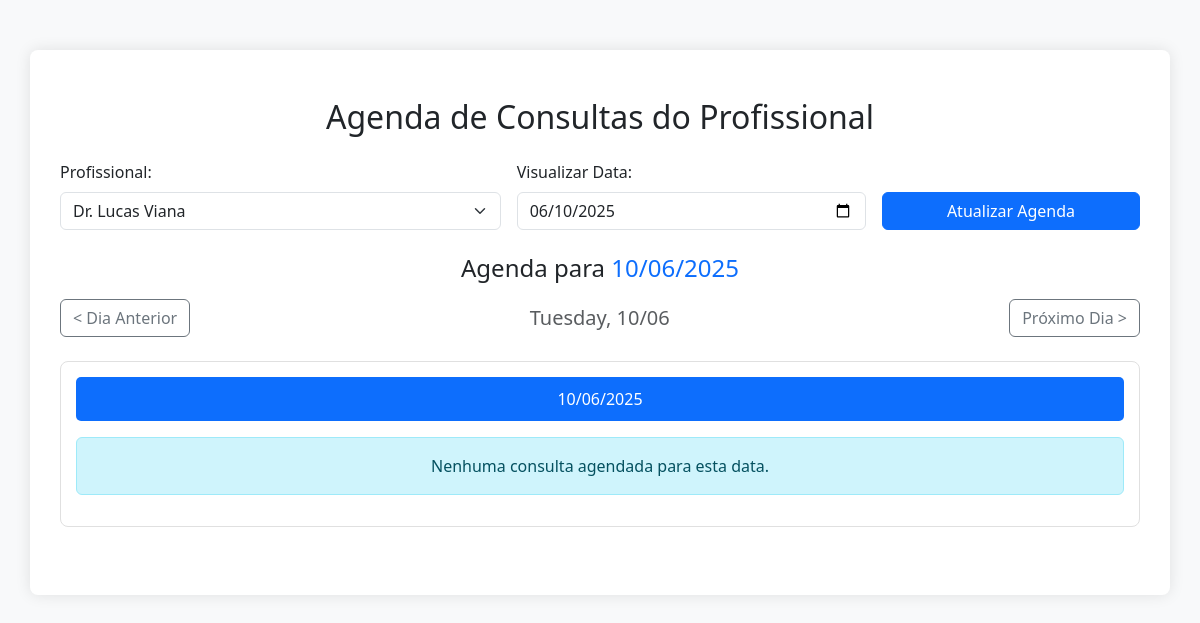
The app's page /agenda_adimin.php?profissional_id=4&data=2025-06-10, older data.
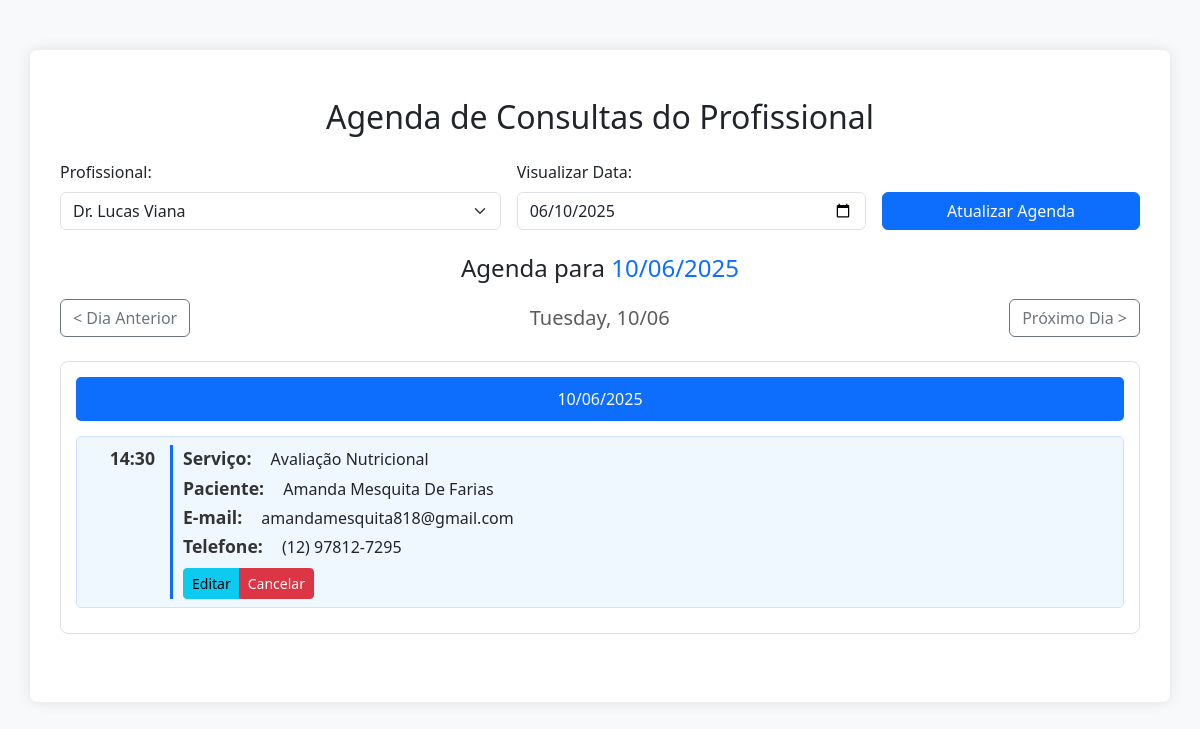
The same page, newer data.
### tables this page shows
CREATE TABLE `agendamentos` (
  `id` int(11) NOT NULL,
  `profissional_id` int(11) DEFAULT NULL,
  `servico_id` int(11) DEFAULT NULL,
  `cliente_id` int(11) DEFAULT NULL,
  `data` date NOT NULL,
  `hora` time NOT NULL,
  `status` varchar(50) DEFAULT 'confirmado',
  `nome_cliente` varchar(100) DEFAULT NULL,
  `email_cliente` varchar(100) DEFAULT NULL,
  `telefone_cliente` varchar(20) DEFAULT NULL
);

CREATE TABLE `servicos` (
  `id` int(11) NOT NULL,
  `servico` varchar(100) NOT NULL,
  `duracao` int(11) NOT NULL,
  `valor` decimal(10,2) DEFAULT NULL
);

CREATE TABLE `clientes` (
  `id` int(11) NOT NULL,
  `nome` varchar(100) NOT NULL,
  `email` varchar(100) NOT NULL,
  `telefone` varchar(20) DEFAULT NULL,
  `senha` varchar(255) NOT NULL,
  `google_id` varchar(255) DEFAULT NULL,
  `foto` varchar(512) DEFAULT NULL,
  `data_cadastro` timestamp NOT NULL DEFAULT current_timestamp()
);

### agenda_adimin.php (the view, shortened to what this page needs)
<?php
include_once("conexao.php");
if (isset($conexao) && $conexao instanceof mysqli) {
    $conexao->set_charset("utf8");
} else {
    die("Erro: A variável de conexão não está definida ou não é um objeto mysqli válido.");
}
$profissional_id = isset($_GET['profissional_id']) ? intval($_GET['profissional_id']) : null;
$data_selecionada = isset($_GET['data']) ? $_GET['data'] : date('Y-m-d');
?>
<!DOCTYPE html>
<html lang="pt-br">
<head>
    <link href="https://cdn.jsdelivr.net/npm/bootstrap@5.3.3/dist/css/bootstrap.min.css" rel="stylesheet">
</head>
<body class="bg-light">
<div class="container py-5">
    <h2 class="mb-4 text-center">Agenda de Consultas do Profissional</h2>
    <form method="GET" class="mb-4">
        <div class="row g-3 align-items-end">
            <div class="col-md-5">
                <label for="profissional" class="form-label">Profissional:</label>
                <select name="profissional_id" id="profissional" class="form-select" onchange="this.form.submit()" required>
                    <?php
                    $profissionais = $conexao->query("SELECT id, nome FROM profissionais ORDER BY nome");
                    if ($profissionais) {
                        while ($prof = $profissionais->fetch_assoc()) {
                            $selected = ($prof['id'] == $profissional_id) ? 'selected' : '';
                            echo "<option value='{$prof['id']}' $selected>{$prof['nome']}</option>";
                        }
                    } else {
                        echo "<option value=''>Erro ao carregar profissionais: " . $conexao->error . "</option>";
                    }
                    ?>
                </select>
            </div>
            <div class="col-md-4">
                <label for="data" class="form-label">Visualizar Data:</label>
                <input type="date" name="data" id="data" class="form-control" value="<?= htmlspecialchars($data_selecionada) ?>" onchange="this.form.submit()">
            </div>
            <div class="col-md-3 d-grid">
                <button type="submit" class="btn btn-primary">Atualizar Agenda</button>
            </div>
        </div>
    </form>
    <?php if ($profissional_id): ?>
        <h4 class="mb-3 text-center">Agenda para <span class="text-primary"><?= date("d/m/Y", strtotime($data_selecionada)) ?></span></h4>
        <div class="navegacao-data mb-4">
            <?php
            $data_anterior = date('Y-m-d', strtotime($data_selecionada . ' -1 day'));
            $data_proxima = date('Y-m-d', strtotime($data_selecionada . ' +1 day'));
            ?>
            <a href="?profissional_id=<?= $profissional_id ?>&data=<?= $data_anterior ?>" class="btn btn-outline-secondary">&lt; Dia Anterior</a>
            <span class="flex-grow-2 text-center fs-5 text-muted"><?= date('l', strtotime($data_selecionada)) ?>, <?= date('d/m', strtotime($data_selecionada)) ?></span>
            <a href="?profissional_id=<?= $profissional_id ?>&data=<?= $data_proxima ?>" class="btn btn-outline-secondary">Próximo Dia &gt;</a>
        </div>
        <div class="agenda-dia">
            <div class="dia-header">
                <?= date("d/m/Y", strtotime($data_selecionada)) ?>
            </div>
            <?php
            $sql = "
                SELECT a.id, a.data, a.hora, a.cliente_id, c.nome AS nome_cliente, c.email AS email_cliente, c.telefone AS telefone_cliente, s.id AS servico_id, s.servico
                FROM agendamentos a
                LEFT JOIN servicos s ON a.servico_id = s.id
                LEFT JOIN clientes c ON a.cliente_id = c.id
                WHERE a.profissional_id = ? AND a.data = ?
                ORDER BY a.hora
            ";
            $stmt = $conexao->prepare($sql);
            if ($stmt) {
                $stmt->bind_param("is", $profissional_id, $data_selecionada);
                $stmt->execute();
                $result = $stmt->get_result();
                if ($result->num_rows > 0):
                    while ($c = $result->fetch_assoc()): ?>
                        <div class="horario-slot">
                            <strong><?= date("H:i", strtotime($c['hora'])) ?></strong>
                            <div class="detalhes-consulta">
                                <p><strong>Serviço:</strong> <?= htmlspecialchars($c['servico']) ?></p>
                                <p><strong>Paciente:</strong> <?= htmlspecialchars($c['nome_cliente']) ?></p>
                                <p><strong>E-mail:</strong> <?= htmlspecialchars($c['email_cliente'] ?: 'Não informado') ?></p>
                                <p><strong>Telefone:</strong> <?= htmlspecialchars($c['telefone_cliente'] ?: 'Não informado') ?></p>
                                <div class="btn-group" role="group" aria-label="Ações do Agendamento">
                                    <button type="button" class="btn btn-sm btn-info"
                                            data-bs-toggle="modal" data-bs-target="#editarAgendamentoModal"
                                            data-id="<?= $c['id'] ?>"
                                            data-data="<?= $c['data'] ?>"
                                            data-hora="<?= $c['hora'] ?>"
                                            data-servico-id="<?= $c['servico_id'] ?>"
                                            data-cliente-id="<?= $c['cliente_id'] ?>" data-cliente-nome="<?= htmlspecialchars($c['nome_cliente']) ?>"
                                            data-cliente-email="<?= htmlspecialchars($c['email_cliente']) ?>"
                                            data-cliente-telefone="<?= htmlspecialchars($c['telefone_cliente']) ?>">
                                            Editar
                                    </button>
                                    <button type="button" class="btn btn-sm btn-danger"
                                            data-bs-toggle="modal" data-bs-target="#confirmarCancelamentoModal" data-agendamento-id="<?= $c['id'] ?>"
                                            data-profissional-id="<?= $profissional_id ?>"
                                            data-data-selecionada="<?= $data_selecionada ?>">
                                            Cancelar </button>
                                </div>
                            </div>
                        </div>
                    <?php endwhile;
                else:
                    echo "<div class='alert alert-info text-center mt-3'>Nenhuma consulta agendada para esta data.</div>";
                endif;
            } else {
                echo "<div class='alert alert-danger text-center mt-3'>Erro na preparação da consulta: " . $conexao->error . "</div>";
            }
            ?>
        </div>
    <?php else: ?>
        <div class="alert alert-info text-center mt-4">Por favor, selecione um profissional para visualizar a agenda.</div>
    <?php endif; ?>
</div>
</body>
</html>

### agenda_adimin.php (style rules this page uses)
body { background-color: #f8f9fa; }
.container { background-color: #ffffff; padding: 30px; border-radius: 8px; box-shadow: 0 0 15px rgba(0,0,0,0.1); margin-top: 50px; }
.agenda-dia { border: 1px solid #e0e0e0; border-radius: 8px; margin-bottom: 20px; padding: 15px; background-color: #fff; }
.dia-header { background-color: #0d6efd; color: white; padding: 10px; border-radius: 5px; margin-bottom: 15px; text-align: center; }
.horario-slot { display: flex; align-items: flex-start; margin-bottom: 10px; padding: 8px; border-radius: 5px; background-color: #f0f8ff; border: 1px solid #d0e0ff; }
.horario-slot strong { flex-shrink: 0; width: 70px; margin-right: 15px; text-align: right; font-size: 1.1em; color: #333; }
.detalhes-consulta { flex-grow: 1; padding-left: 10px; border-left: 3px solid #0d6efd; }
.detalhes-consulta p { margin-bottom: 3px; }
.detalhes-consulta .btn-group { margin-top: 5px; }
.navegacao-data { display: flex; justify-content: space-between; align-items: center; margin-bottom: 20px; }

Row changes from the older to the newer data that the page shows:
added agendamentos: hora "14:30", servico.servico "Avaliação Nutricional", cliente.nome "Amanda Mesquita De Farias", cliente.email "amandamesquita818@gmail.com", cliente.telefone "(12) 97812-7295"
Text that changed along with them:
text no longer shown: "Nenhuma consulta agendada para esta data."
